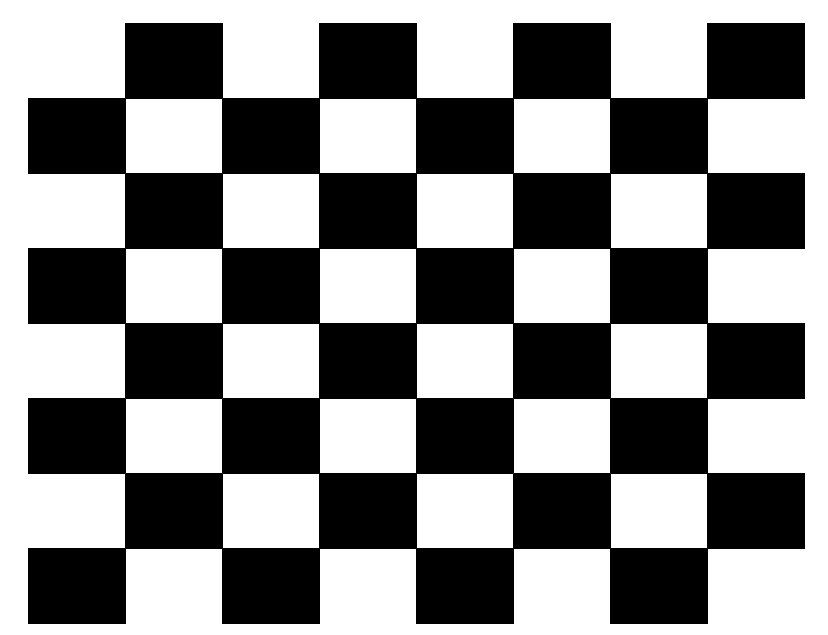
#> input picture Lab06/image/chess.jpg, 828 x 635 px
$ jupyter execute Lab06.ipynb   (shell and % lines are left out)   (older library calls are emulated)
#> lines starting #> are read from the running program, lines starting #| are printed output that depends on the picture
[cell 1]
from google.colab import drive
drive.mount('/content/drive')

[cell 2]
import os


os.chdir('/content/drive/MyDrive/PR_202210835/Lab06')

# 06. 해리스 코너 검출

[cell 3]
import cv2
import numpy as np
import matplotlib.pyplot as plt
from google.colab.patches import cv2_imshow

# 이미지 로드
image = cv2.imread('image/chess.jpg', cv2.IMREAD_GRAYSCALE)
#> image is the input picture: shape (635, 828); min 0, max 255, mean 139.4

cv2_imshow(image)

# Custom 구현

[cell 4]
# Sobel 필터를 이용해 x축과 y축 방향의 그래디언트 계산
sobel_x = cv2.Sobel(image, cv2.CV_32F, 1, 0, ksize=3)
sobel_y = cv2.Sobel(image, cv2.CV_32F, 0, 1, ksize=3)

plt.imshow(sobel_x)
plt.colorbar()
plt.title('Sobel X')
plt.show()

plt.imshow(sobel_y)
plt.colorbar()
plt.title('Sobel Y')
plt.show()

[cell 5]
# 행렬의 요소 계산
Ixx = sobel_x ** 2
Iyy = sobel_y ** 2
Ixy = sobel_x * sobel_y
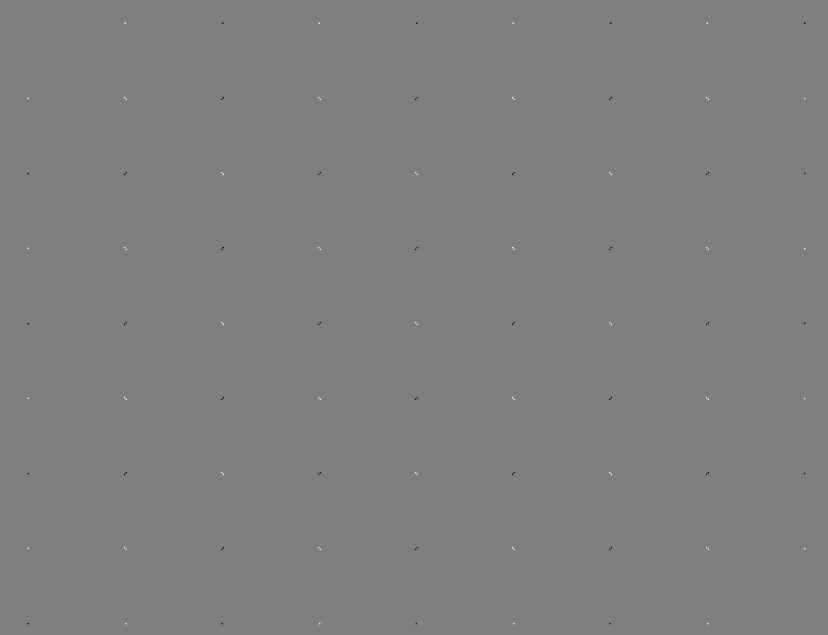
#> Ixy: shape (635, 828) float32; min -585225, max 585225, mean 7.7; drawn with min black and max white

plt.imshow(Ixx)
plt.title('Ixx')
plt.colorbar()
plt.show()

plt.imshow(Iyy)
plt.title('Iyy')
plt.colorbar()
plt.show()

plt.imshow(Ixy)
plt.title('Ixy')
plt.colorbar()
plt.show()

[cell 6]
# 가우시안 블러를 적용하여 각 요소들을 부드럽게 처리
Ixx = cv2.GaussianBlur(Ixx, (3, 3), sigmaX=1)
Iyy = cv2.GaussianBlur(Iyy, (3, 3), sigmaX=1)
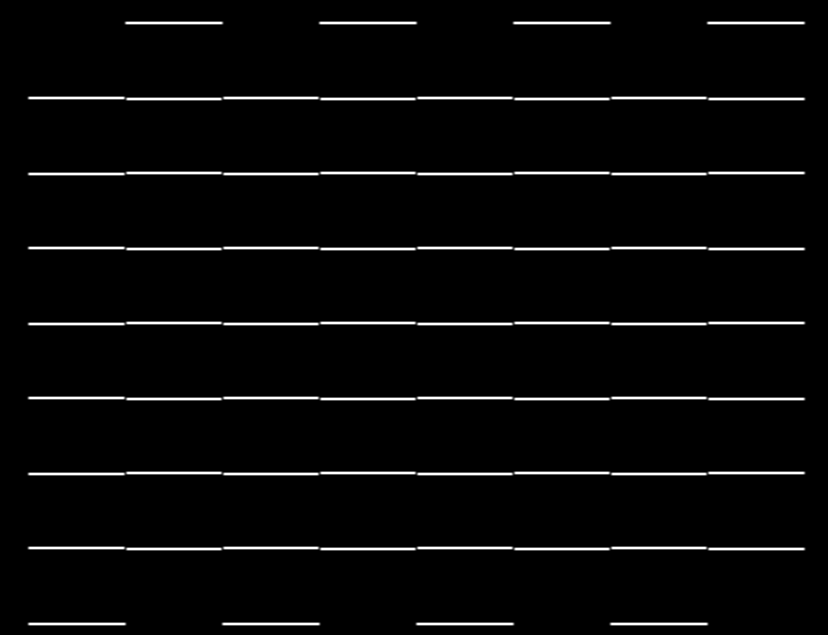
#> Iyy: shape (635, 828) float32; min 0, max 755259.6, mean 24231.4; drawn with min black and max white
Ixy = cv2.GaussianBlur(Ixy, (3, 3), sigmaX=1)

plt.imshow(Ixx)
plt.title('Ixx')
plt.colorbar()
plt.show()

plt.imshow(Iyy)
plt.title('Iyy')
plt.colorbar()
plt.show()

plt.imshow(Ixy)
plt.title('Ixy')
plt.colorbar()
plt.show()

[cell 7]
# 행렬의 행렬식과 대각합 계산
det_M = Ixx * Iyy - Ixy ** 2 # A의 행렬식 값 구하
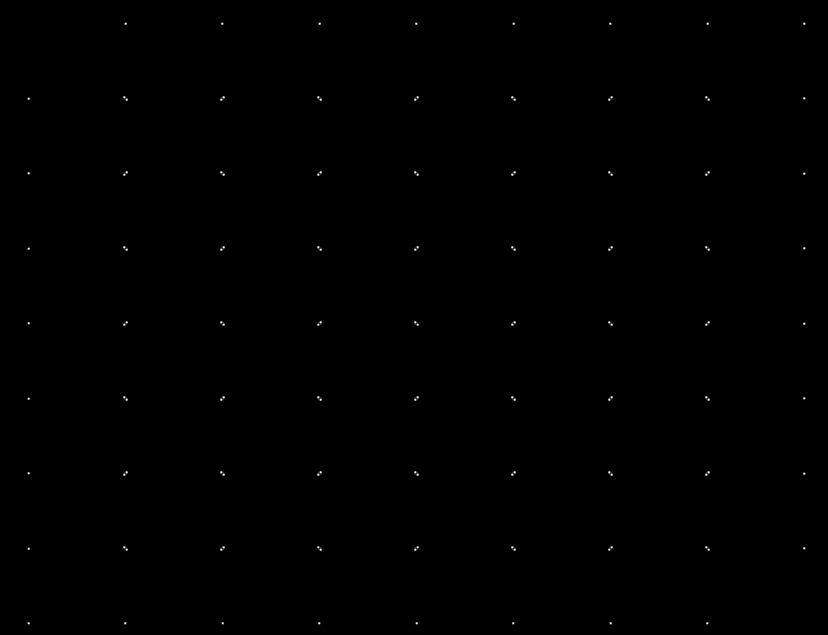
#> det_M: shape (635, 828) float32; min 0, max 1.4e+11, mean 140967120; drawn with min black and max white
trace_M = Ixx + Iyy # 대각성분의 합
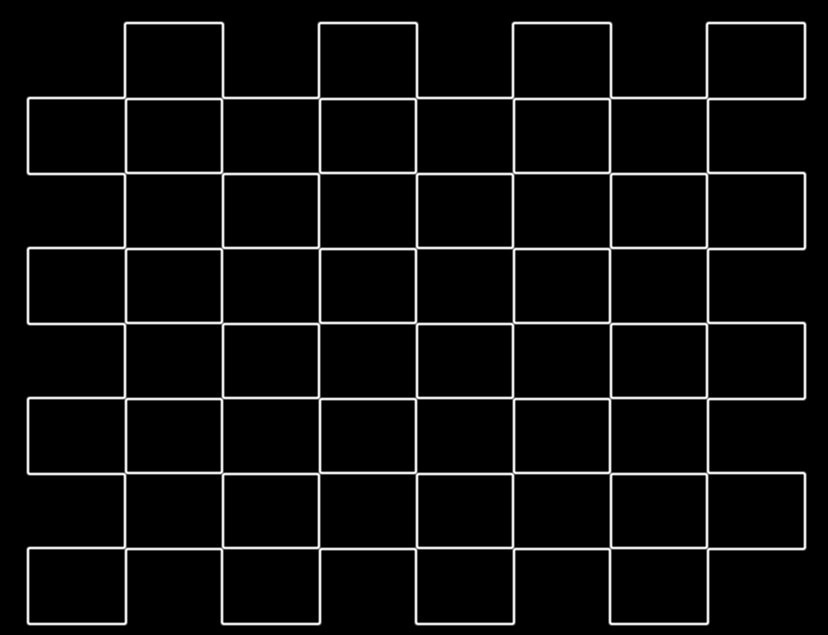
#> trace_M: shape (635, 828) float32; min 0, max 823792.3, mean 42890.5; drawn with min black and max white

plt.imshow(det_M)
plt.title('det_M')
plt.colorbar()
plt.show()
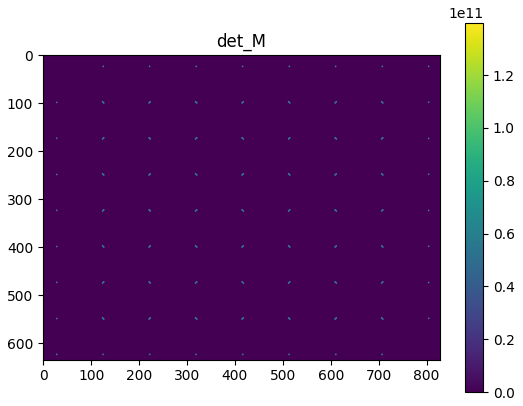
#> figure drawn by matplotlib, 2 panels

plt.imshow(trace_M)
plt.title('trace_M')
plt.colorbar()
plt.show()
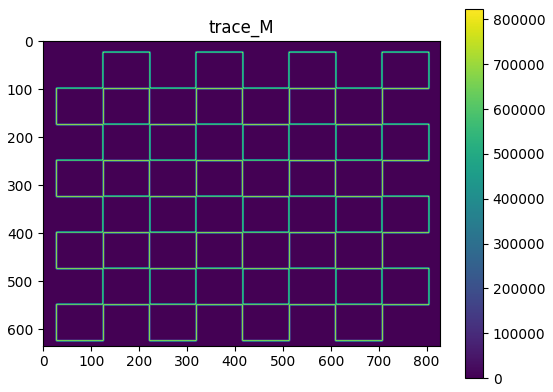
#> figure drawn by matplotlib, 2 panels

[cell 8]
# 해리스 응답 값 R 계산
k = 0.04
Cval =  det_M - k * trace_M ** 2
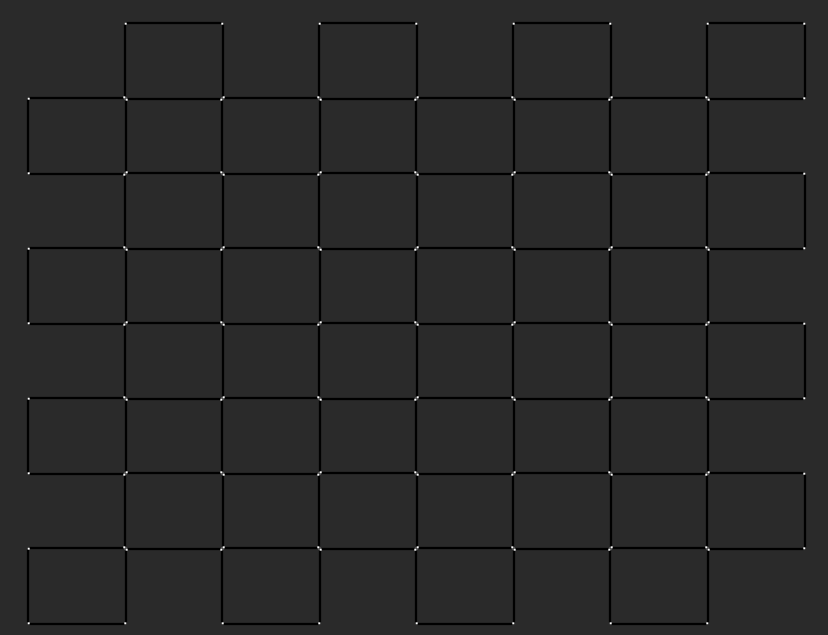
#> Cval: shape (635, 828) float32; min -2.28e+10, max 1.13e+11, mean -934815744; drawn with min black and max white

# 응답 값에 따라 코너 검출
threshold = 0.01 * Cval.max()
#> threshold = 1.13e+09
corners = np.zeros_like(Cval)
corners[Cval> threshold] = 255

# 코너는 빨간색, 엣지는 노란색으로 표시
corner_image = cv2.cvtColor(image, cv2.COLOR_GRAY2BGR)
corner_image[Cval > threshold] = [0, 0, 255]  # 코너: Cval 값이 임계값 이상
corner_image[Cval < 0] = [0, 255, 255]   # 엣지: Cval 값이 음수인 경우
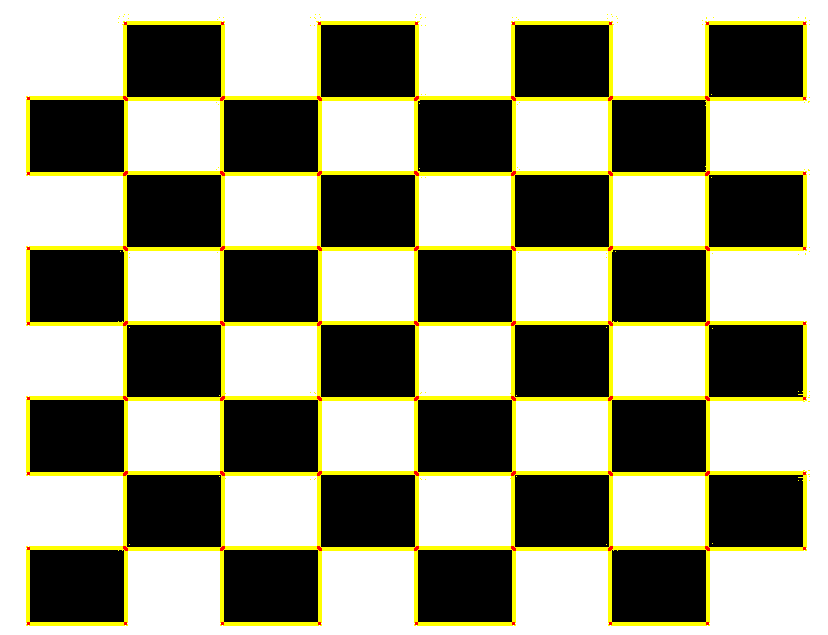
#> corner_image: shape (635, 828, 3); mean B, G, R 128.9, 149.4, 150

# 결과 출력
plt.imshow(cv2.cvtColor(corner_image, cv2.COLOR_BGR2RGB))
plt.title('Harris Corners')
plt.show()

# 내장함수 사용하기

[cell 9]
c_map = cv2.cornerHarris(src=image,     # 입력 이미지, grayscale and float32
                            blockSize=5,  # 코너 검출 시 고려할 이웃의 크기
                            ksize=3,      # Sobel 마스크의 크기
                            k=0.04)       # 경험적 상수(0.04~0.06)
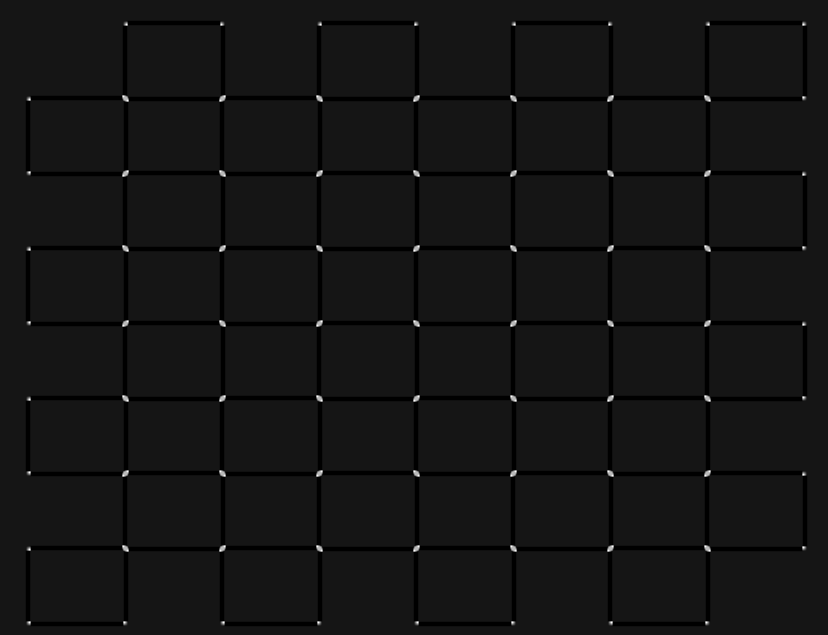
#> c_map: shape (635, 828) float32; min -0.0064, max 0.069, mean -0.000382; drawn with min black and max white

plt.pcolor(c_map)
plt.colorbar()
plt.show()
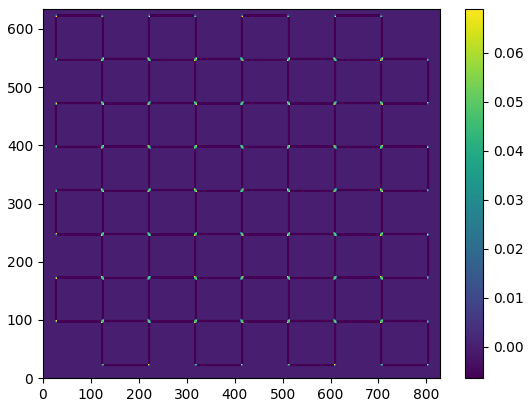
#> figure drawn by matplotlib, 2 panels
